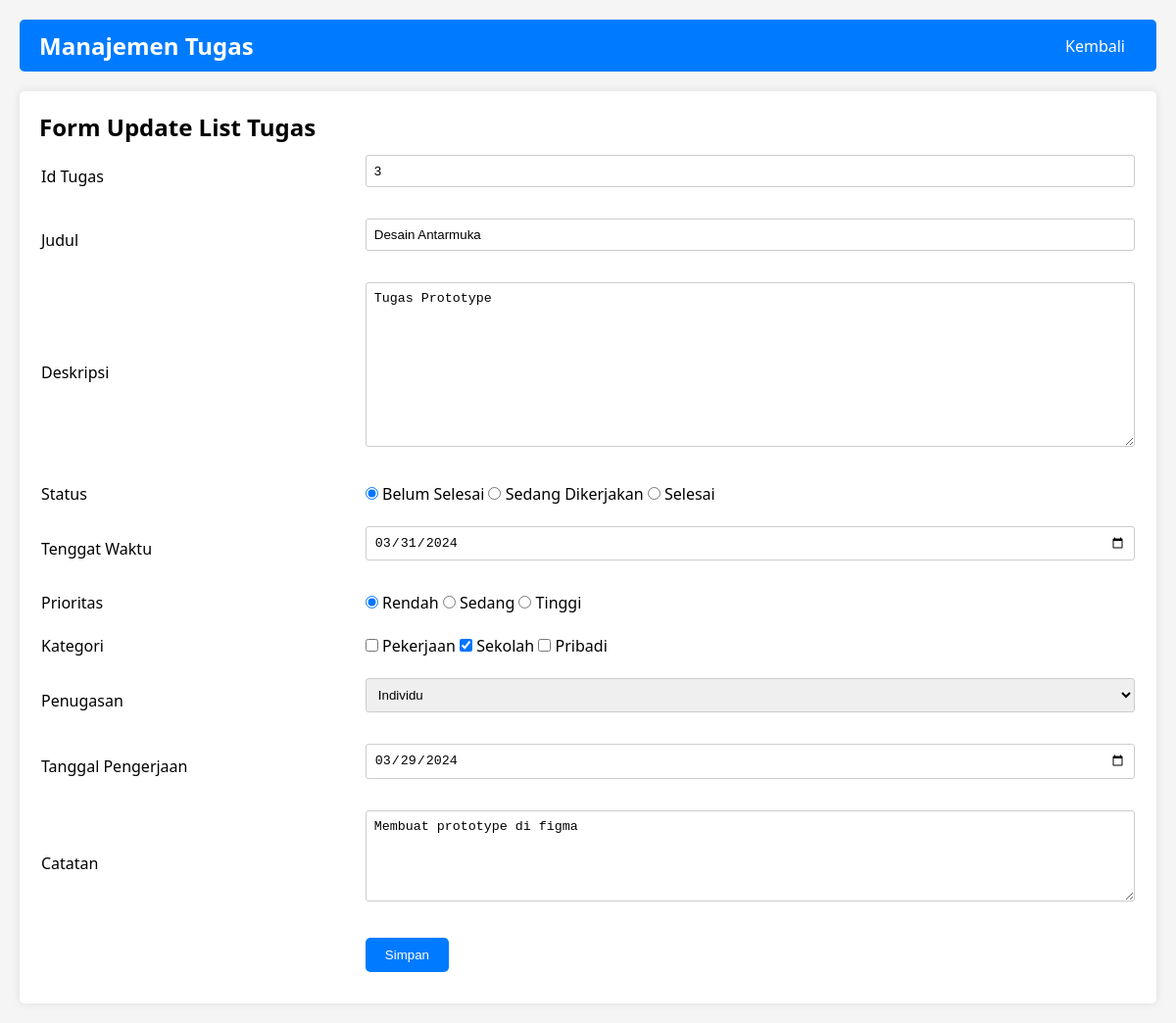
The page /update.php?Id_Tugas=3 on the database its author committed.
### tables this page shows
CREATE TABLE `list_tugas` (
  `Id_Tugas` int(50) NOT NULL,
  `Judul` char(225) DEFAULT NULL,
  `Deskripsi` varchar(225) DEFAULT NULL,
  `Status` char(20) DEFAULT NULL,
  `Tenggat_Waktu` date DEFAULT NULL,
  `Prioritas` char(20) DEFAULT NULL,
  `Kategori` char(20) DEFAULT NULL,
  `Penugasan` char(20) DEFAULT NULL,
  `Tanggal_Pengerjaan` date DEFAULT NULL,
  `Catatan` varchar(225) DEFAULT NULL
);

### conn.php (called while the page is built, shortened)
<?php
function connection() {
   $host = 'localhost';
   $username = 'root';
   $password = '';
   $dbName = "manajemen_tugas";
   $conn = mysqli_connect($host, $username, $password, $dbName);
  return $conn;
}

### update.php (the view, shortened to what this page needs)
<?php
include('conn.php');
$result = '';
if ($_SERVER['REQUEST_METHOD'] === 'GET') {
    if (isset($_GET['Id_Tugas'])) {
        $Id_Tugas = $_GET['Id_Tugas'];
        $query = "SELECT * FROM list_tugas WHERE Id_Tugas = '$Id_Tugas'";
        $result = mysqli_query(connection(), $query);
    }
}
?>
<!DOCTYPE html>
<html lang="en">
<head>
    <link rel="stylesheet" href="styles.css">
</head>
<body>
    <?php if ($result && mysqli_num_rows($result) > 0) : ?>
        <header class="header">
            <nav class="navbar">
                <div class="logo">
                    <h1 class="heading">Manajemen Tugas</h1>
                </div>
                <div class="menu">
                    <ul>
                        <li><a href="index.php" class="button-back">Kembali</a></li>
                    </ul>
                </div>
            </nav>
        </header>
        <div class="container form-container">
            <h2>Form Update List Tugas</h2>
            <form action="update.php" method="post">
                <?php while ($data = mysqli_fetch_array($result)) : ?>
                    <table class="form-table">
                        <tr>
                            <td>Id Tugas</td>
                            <td><input type="text" name="Id_Tugas" value="<?php echo $data['Id_Tugas']; ?>" class="form-input" readonly></td>
                        </tr>
                        <tr>
                            <td>Judul</td>
                            <td><input type="text" name="Judul" value="<?php echo $data['Judul']; ?>" class="form-input"></td>
                        </tr>
                        <tr>
                            <td>Deskripsi</td>
                            <td><textarea name="Deskripsi" cols="30" rows="10" class="form-textarea"><?php echo $data['Deskripsi']; ?></textarea></td>
                        </tr>
                        <tr>
                            <td>Status</td>
                            <td>
                                <input type="radio" id="BelumSelesai" name="Status" value="Belum Selesai" <?php if ($data['Status'] === 'Belum Selesai') echo 'checked'; ?>>
                                <label for="BelumSelesai">Belum Selesai</label>
                                <input type="radio" id="SedangDikerjakan" name="Status" value="Sedang Dikerjakan" <?php if ($data['Status'] === 'Sedang Dikerjakan') echo 'checked'; ?>>
                                <label for="SedangDikerjakan">Sedang Dikerjakan</label>
                                <input type="radio" id="Selesai" name="Status" value="Selesai" <?php if ($data['Status'] === 'Selesai') echo 'checked'; ?>>
                                <label for="Selesai">Selesai</label>
                            </td>
                        </tr>
                        <tr>
                            <td>Tenggat Waktu</td>
                            <td><input type="date" name="Tenggat_Waktu" value="<?php echo $data['Tenggat_Waktu']; ?>" class="form-input"></td>
                        </tr>
                        <tr>
                            <td>Prioritas</td>
                            <td>
                                <input type="radio" id="Rendah" name="Prioritas" value="Rendah" <?php if ($data['Prioritas'] === 'Rendah') echo 'checked'; ?>>
                                <label for="Rendah">Rendah</label>
                                <input type="radio" id="Sedang" name="Prioritas" value="Sedang" <?php if ($data['Prioritas'] === 'Sedang') echo 'checked'; ?>>
                                <label for="Sedang">Sedang</label>
                                <input type="radio" id="Tinggi" name="Prioritas" value="Tinggi" <?php if ($data['Prioritas'] === 'Tinggi') echo 'checked'; ?>>
                                <label for="Tinggi">Tinggi</label>
                            </td>
                        </tr>
                        <tr>
                            <td>Kategori</td>
                            <td>
                                <input type="checkbox" id="Pekerjaan" name="Kategori[]" value="Pekerjaan" <?php if (strpos($data['Kategori'], 'Pekerjaan') !== false) echo 'checked'; ?>>
                                <label for="Pekerjaan">Pekerjaan</label>
                                <input type="checkbox" id="Sekolah" name="Kategori[]" value="Sekolah" <?php if (strpos($data['Kategori'], 'Sekolah') !== false) echo 'checked'; ?>>
                                <label for="Sekolah">Sekolah</label>
                                <input type="checkbox" id="Pribadi" name="Kategori[]" value="Pribadi" <?php if (strpos($data['Kategori'], 'Pribadi') !== false) echo 'checked'; ?>>
                                <label for="Pribadi">Pribadi</label>
                            </td>
                        </tr>
                        <tr>
                            <td>Penugasan</td>
                            <td>
                                <select name="Penugasan" class="form-select">
                                    <option value="Individu" <?php if ($data['Penugasan'] === 'Individu') echo 'selected'; ?>>Individu</option>
                                </select>
                            </td>
                        </tr>
                        <tr>
                            <td>Tanggal Pengerjaan</td>
                            <td><input type="date" name="Tanggal_Pengerjaan" value="<?php echo $data['Tanggal_Pengerjaan']; ?>" class="form-input"></td>
                        </tr>
                        <tr>
                            <td>Catatan</td>
                            <td><textarea name="Catatan" cols="30" rows="5" class="form-textarea"><?php echo $data['Catatan']; ?></textarea></td>
                        </tr>
                        <tr>
                            <td></td>
                            <td>
                                <div class="form-buttons">
                                    <button type="submit" class="button-save">Simpan</button>
                                </div>
                            </td>
                        </tr>
                    </table>
                <?php endwhile; ?>
            </form>
        </div>
    <?php endif; ?>
</body>
</html>

### styles.css (style rules this page uses)
* { margin: 0; padding: 0; box-sizing: border-box; }
body { font-family: 'Segoe UI', Tahoma, Geneva, Verdana, sans-serif; background-color: #f5f5f5; padding: 20px; }
.header { margin-bottom: 20px; }
.navbar { display: flex; justify-content: space-between; align-items: center; background-color: #007bff; padding: 10px 20px; border-radius: 5px; }
.logo { color: #fff; }
.menu ul { list-style-type: none; display: flex; }
.menu ul li { margin-right: 10px; }
.menu ul li:last-child { margin-right: 0; }
.menu ul li a { text-decoration: none; color: #fff; padding: 8px 12px; border-radius: 3px; }
.container { width: 100%; max-width: 1200px; margin: 0 auto; }
.form-container { background-color: #fff; padding: 20px; border-radius: 5px; box-shadow: 0 0 10px rgba(0, 0, 0, 0.1); }
.form-table { width: 100%; }
.form-table td { padding: 10px 0; }
.form-input { width: 100%; padding: 8px; border: 1px solid #ccc; border-radius: 3px; box-sizing: border-box; margin-bottom: 10px; }
.form-textarea { width: 100%; padding: 8px; border: 1px solid #ccc; border-radius: 3px; box-sizing: border-box; margin-bottom: 10px; }
.form-select { width: 100%; padding: 8px; border: 1px solid #ccc; border-radius: 3px; box-sizing: border-box; margin-bottom: 10px; }
.button-save { background-color: #007bff; color: #fff; padding: 10px 20px; border: none; border-radius: 5px; cursor: pointer; transition: background-color 0.3s ease; }

### rows shown on the page
list_tugas: Id_Tugas "3", Judul "Desain Antarmuka", Deskripsi "Tugas Prototype", Status "☑ Belum Selesai", Status "☐ Sedang Dikerjakan", Status "☐ Selesai", Tenggat_Waktu "03/31/2024", Prioritas "☑ Rendah", Prioritas "☐ Sedang", Prioritas "☐ Tinggi", Kategori "☑", Penugasan "Individu", Tanggal_Pengerjaan "03/29/2024", Catatan "Membuat prototype di figma"
